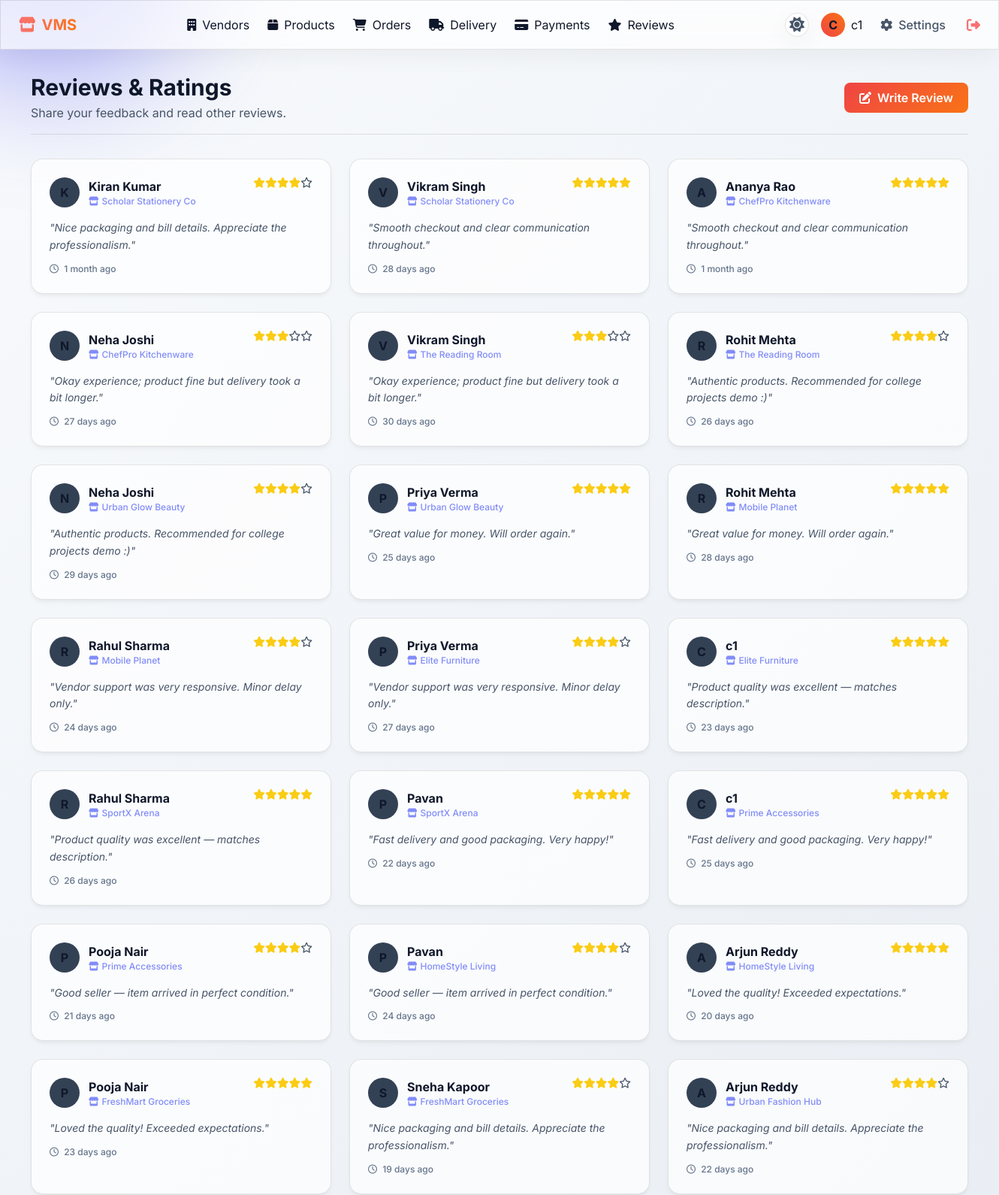
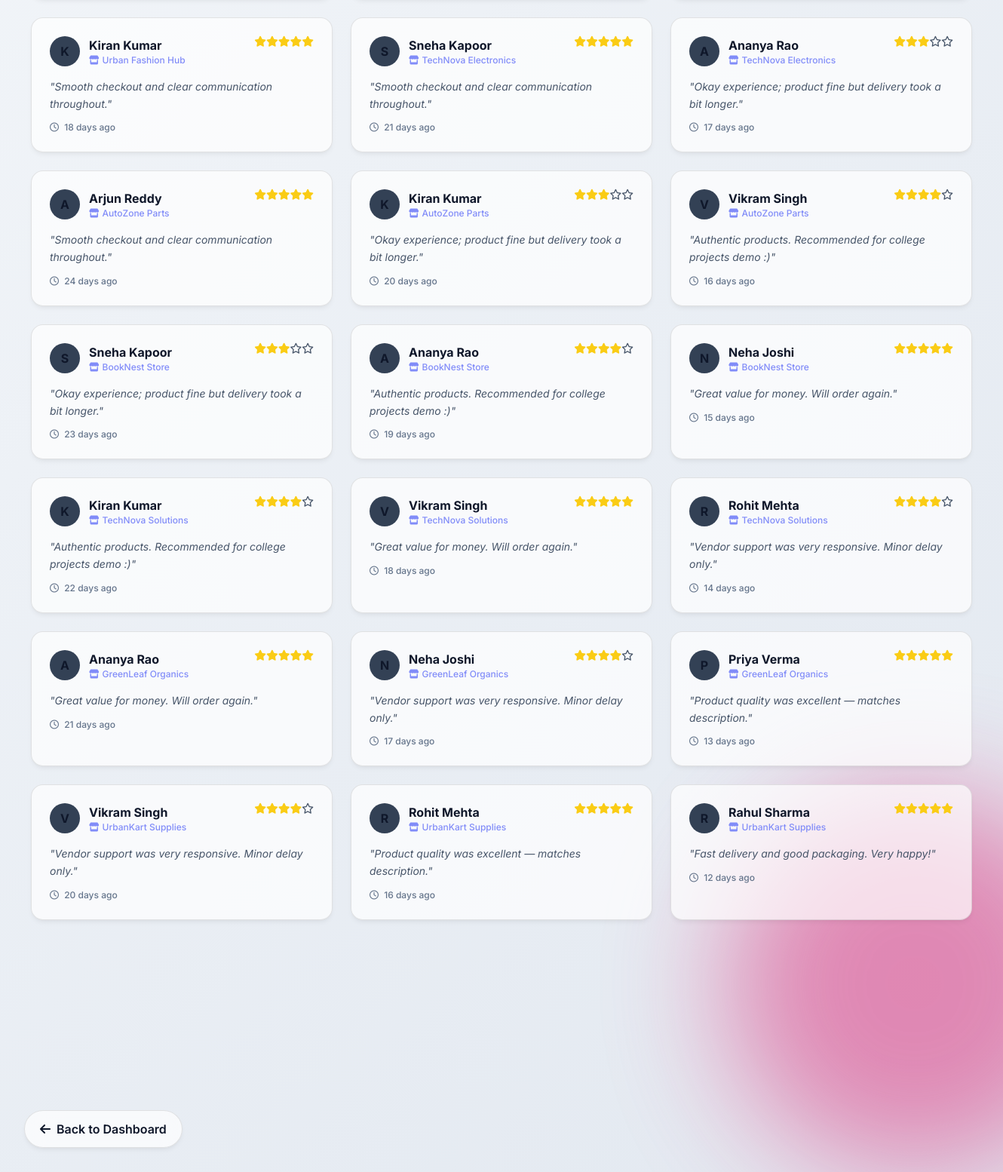
The page /reviews (signed in) on the database its author committed (2 pictures, top to bottom).
### tables this page shows
CREATE TABLE reviews(
    id INTEGER PRIMARY KEY AUTOINCREMENT,
    vendor TEXT,
    rating TEXT,
    comment TEXT,
    customer TEXT,
    created_at DATETIME DEFAULT CURRENT_TIMESTAMP
);

### app.py (the view, shortened to what this page needs)
@app.route('/reviews', methods=['GET', 'POST'])
def reviews():
    if 'user' not in session:
        return redirect('/login')
    conn = get_db()
    role = session['role']
    if role == "customer":
        connected_vendors = conn.execute(
            """
            SELECT vendor
            FROM connections
            WHERE customer=?
            ORDER BY id DESC
            """,
            (session['user'],)
        ).fetchall()
        reviews = conn.execute(
            "SELECT * FROM reviews ORDER BY id DESC"
        ).fetchall()
        return render_template(
            'reviews.html',
            reviews=reviews,
            vendors=connected_vendors
        )

### app.py (called while the page is built)
def get_db():
    conn = sqlite3.connect("vendor.db")
    conn.row_factory = sqlite3.Row
    return conn

@app.template_filter('time_ago')
def time_ago(dt_str):
    if not dt_str:
        return ""
    try:
        dt = datetime.strptime(dt_str, '%Y-%m-%d %H:%M:%S')
    except:
        return dt_str
    now = datetime.now()
    diff = now - dt
    if diff.days > 365:
        return f"{diff.days // 365} year{'s' if diff.days // 365 > 1 else ''} ago"
    elif diff.days > 30:
        return f"{diff.days // 30} month{'s' if diff.days // 30 > 1 else ''} ago"
    elif diff.days > 0:
        return f"{diff.days} day{'s' if diff.days > 1 else ''} ago"
    elif diff.seconds > 3600:
        return f"{diff.seconds // 3600} hour{'s' if diff.seconds // 3600 > 1 else ''} ago"
    elif diff.seconds > 60:
        return f"{diff.seconds // 60} minute{'s' if diff.seconds // 60 > 1 else ''} ago"
    else:
        return "Just now"

### templates/reviews.html (shortened to what this page needs)
{% extends "base.html" %}
{% block content %}
<div class="fade-in">
    <div class="flex justify-between items-center mb-8 border-b border-glass pb-4">
        <div>
            <h1 class="text-3xl font-bold text-main">Reviews & Ratings</h1>
            <p class="text-muted mt-1">{% if session['role'] == 'vendor' %}See what your customers are saying.{% else %}Share your feedback and read other reviews.{% endif %}</p>
        </div>
        {% if session['role'] == 'customer' %}
        <button onclick="document.getElementById('add-review-modal').classList.remove('hidden')" class="btn-glow px-5 py-2 rounded-lg flex items-center gap-2">
            <i class="fa-solid fa-pen-to-square"></i> Write Review
        </button>
        {% endif %}
    </div>
    {% if reviews %}
    <div class="grid grid-cols-1 md:grid-cols-2 lg:grid-cols-3 gap-6">
        {% for r in reviews %}
        <div class="glass-card p-6 relative overflow-hidden group">
            <div class="relative z-10 flex justify-between items-start mb-4">
                <div class="flex items-center gap-3">
                    <div class="w-10 h-10 rounded-full bg-slate-700 flex items-center justify-center font-bold text-main">
                        {{ r['customer'][0]|upper }}
                    </div>
                    <div>
                        <div class="font-bold text-main">{{ r['customer'] }}</div>
                        {% if session['role'] == 'customer' %}
                            <div class="text-xs text-indigo-400 font-medium"><i class="fa-solid fa-store mr-1"></i>{{ r['vendor'] }}</div>
                        {% endif %}
                    </div>
                </div>
                <div class="flex text-sm">
                    {% set rating = r['rating']|int %}
                    {% for i in range(5) %}
                        {% if i < rating %}
                            <i class="fa-solid fa-star text-yellow-400"></i>
                        {% else %}
                            <i class="fa-regular fa-star text-muted"></i>
                        {% endif %}
                    {% endfor %}
                </div>
            </div>
            <p class="relative z-10 text-muted italic leading-relaxed text-sm mt-2">
                "{{ r['comment'] }}"
            </p>
            <div class="relative z-10 mt-3 text-xs font-medium text-slate-500">
                <i class="fa-regular fa-clock mr-1"></i> {{ r['created_at']|time_ago }}
            </div>
        </div>
        {% endfor %}
    </div>
    {% endif %}
</div>
{% endblock %}

### static/css/style.css (style rules this page uses)
:root { --bg-gradient-1: #0f172a; --bg-gradient-2: #1e1b4b; --accent-glow: rgba(239, 68, 68, 0.4); --accent-btn: linear-gradient(135deg, #ef4444, #f97316); --accent-btn-hover: linear-gradient(135deg, #dc2626, #ea580c); --glass-bg: rgba(255, 255, 255, 0.05); --glass-border: rgba(255, 255, 255, 0.1); --glass-border-hover: rgba(255, 255, 255, 0.2); --text-primary: #f8fafc; --text-secondary: #94a3b8; --input-bg: rgba(255, 255, 255, 0.03); --input-focus: rgba(255, 255, 255, 0.08); --panel-shadow: 0 8px 32px 0 rgba(0, 0, 0, 0.3); --card-shadow: 0 4px 6px -1px rgba(0, 0, 0, 0.1), 0 2px 4px -1px rgba(0, 0, 0, 0.06); --card-shadow-hover: 0 10px 15px -3px rgba(0, 0, 0, 0.2), 0 0 20px var(--accent-glow); --status-pending-bg: rgba(249, 115, 22, 0.2); --status-pending-text: #fdba74; --status-pending-border: rgba(249, 115, 22, 0.3); --status-accepted-bg: rgba(59, 130, 246, 0.2); --status-accepted-text: #93c5fd; --status-accepted-border: rgba(59, 130, 246, 0.3); --status-processing-bg: rgba(168, 85, 247, 0.2); --status-processing-text: #d8b4fe; --status-processing-border: rgba(168, 85, 247, 0.3); --status-shipped-bg: rgba(99, 102, 241, 0.2); --status-shipped-text: #a5b4fc; --status-shipped-border: rgba(99, 102, 241, 0.3); --status-out-bg: rgba(6, 182, 212, 0.2); --status-out-text: #67e8f9; --status-out-border: rgba(6, 182, 212, 0.3); --status-delivered-bg: rgba(34, 197, 94, 0.2); --status-delivered-text: #86efac; --status-delivered-border: rgba(34, 197, 94, 0.3); --status-cancel-bg: rgba(239, 68, 68, 0.2); --status-cancel-text: #fca5a5; --status-cancel-border: rgba(239, 68, 68, 0.3); }
[data-theme="light"] { --bg-gradient-1: #f8fafc; --bg-gradient-2: #e2e8f0; --accent-glow: rgba(239, 68, 68, 0.2); --glass-bg: rgba(255, 255, 255, 0.7); --glass-border: rgba(0, 0, 0, 0.1); --glass-border-hover: rgba(0, 0, 0, 0.2); --text-primary: #0f172a; --text-secondary: #475569; --input-bg: rgba(255, 255, 255, 0.9); --input-focus: #ffffff; --panel-shadow: 0 8px 32px 0 rgba(0, 0, 0, 0.05); --card-shadow: 0 4px 6px -1px rgba(0, 0, 0, 0.05), 0 2px 4px -1px rgba(0, 0, 0, 0.03); --card-shadow-hover: 0 10px 15px -3px rgba(0, 0, 0, 0.1), 0 0 20px var(--accent-glow); --status-pending-bg: #fff7ed; --status-pending-text: #c2410c; --status-accepted-bg: #eff6ff; --status-accepted-text: #1d4ed8; --status-processing-bg: #faf5ff; --status-processing-text: #7e22ce; --status-shipped-bg: #eef2ff; --status-shipped-text: #4338ca; --status-out-bg: #ecfeff; --status-out-text: #0e7490; --status-delivered-bg: #f0fdf4; --status-delivered-text: #15803d; --status-cancel-bg: #fef2f2; --status-cancel-text: #b91c1c; }
html { scroll-behavior: smooth; }
body { background: linear-gradient(135deg, var(--bg-gradient-1), var(--bg-gradient-2)); background-attachment: fixed; color: var(--text-primary); font-family: 'Inter', sans-serif; min-height: 100vh; overflow-x: hidden; transition: background 0.3s ease, color 0.3s ease; }
.glass-card { background: var(--glass-bg); backdrop-filter: blur(12px); -webkit-backdrop-filter: blur(12px); border: 1px solid var(--glass-border); border-radius: 1rem; box-shadow: var(--card-shadow); transition: all 0.3s ease; }
.btn-glow { background: var(--accent-btn); color: white !important; border: none; transition: all 0.3s ease; font-weight: 600; }
.fade-in { animation: fadeIn 0.8s ease-out forwards; opacity: 0; }
.text-main { color: var(--text-primary); }
.text-muted { color: var(--text-secondary); }
.border-glass { border-color: var(--glass-border); }
body { transition: background-color 0.3s ease, color 0.3s ease; }
* { transition: background-color 0.2s ease, color 0.2s ease, border-color 0.2s ease; }
.glass-card { transition: all 0.3s cubic-bezier(0.25, 0.46, 0.45, 0.94); }

### rows shown on the page
reviews: customer "K", customer "Kiran Kumar", vendor "Scholar Stationery Co", comment "Nice packaging and bill details. Appreciate the professionalism.", created_at "1 month ago"
reviews: customer "V", customer "Vikram Singh", vendor "Scholar Stationery Co", comment "Smooth checkout and clear communication throughout.", created_at "28 days ago"
reviews: customer "A", customer "Ananya Rao", vendor "ChefPro Kitchenware", comment "Smooth checkout and clear communication throughout.", created_at "1 month ago"
reviews: customer "N", customer "Neha Joshi", vendor "ChefPro Kitchenware", comment "Okay experience; product fine but delivery took a bit longer.", created_at "27 days ago"
reviews: customer "V", customer "Vikram Singh", vendor "The Reading Room", comment "Okay experience; product fine but delivery took a bit longer.", created_at "30 days ago"
reviews: customer "R", customer "Rohit Mehta", vendor "The Reading Room", comment "Authentic products. Recommended for college projects demo :)", created_at "26 days ago"
reviews: customer "N", customer "Neha Joshi", vendor "Urban Glow Beauty", comment "Authentic products. Recommended for college projects demo :)", created_at "29 days ago"
reviews: customer "P", customer "Priya Verma", vendor "Urban Glow Beauty", comment "Great value for money. Will order again.", created_at "25 days ago"
reviews: customer "R", customer "Rohit Mehta", vendor "Mobile Planet", comment "Great value for money. Will order again.", created_at "28 days ago"
reviews: customer "R", customer "Rahul Sharma", vendor "Mobile Planet", comment "Vendor support was very responsive. Minor delay only.", created_at "24 days ago"
reviews: customer "P", customer "Priya Verma", vendor "Elite Furniture", comment "Vendor support was very responsive. Minor delay only.", created_at "27 days ago"
reviews: customer "C", customer "c1", vendor "Elite Furniture", comment "Product quality was excellent — matches description.", created_at "23 days ago"
reviews: customer "R", customer "Rahul Sharma", vendor "SportX Arena", comment "Product quality was excellent — matches description.", created_at "26 days ago"
reviews: customer "P", customer "Pavan", vendor "SportX Arena", comment "Fast delivery and good packaging. Very happy!", created_at "22 days ago"
reviews: customer "C", customer "c1", vendor "Prime Accessories", comment "Fast delivery and good packaging. Very happy!", created_at "25 days ago"
reviews: customer "P", customer "Pooja Nair", vendor "Prime Accessories", comment "Good seller — item arrived in perfect condition.", created_at "21 days ago"
reviews: customer "P", customer "Pavan", vendor "HomeStyle Living", comment "Good seller — item arrived in perfect condition.", created_at "24 days ago"
reviews: customer "A", customer "Arjun Reddy", vendor "HomeStyle Living", comment "Loved the quality! Exceeded expectations.", created_at "20 days ago"
reviews: customer "P", customer "Pooja Nair", vendor "FreshMart Groceries", comment "Loved the quality! Exceeded expectations.", created_at "23 days ago"
reviews: customer "S", customer "Sneha Kapoor", vendor "FreshMart Groceries", comment "Nice packaging and bill details. Appreciate the professionalism.", created_at "19 days ago"
reviews: customer "A", customer "Arjun Reddy", vendor "Urban Fashion Hub", comment "Nice packaging and bill details. Appreciate the professionalism.", created_at "22 days ago"
reviews: customer "K", customer "Kiran Kumar", vendor "Urban Fashion Hub", comment "Smooth checkout and clear communication throughout.", created_at "18 days ago"
reviews: customer "S", customer "Sneha Kapoor", vendor "TechNova Electronics", comment "Smooth checkout and clear communication throughout.", created_at "21 days ago"
reviews: customer "A", customer "Ananya Rao", vendor "TechNova Electronics", comment "Okay experience; product fine but delivery took a bit longer.", created_at "17 days ago"
reviews: customer "A", customer "Arjun Reddy", vendor "AutoZone Parts", comment "Smooth checkout and clear communication throughout.", created_at "24 days ago"
reviews: customer "K", customer "Kiran Kumar", vendor "AutoZone Parts", comment "Okay experience; product fine but delivery took a bit longer.", created_at "20 days ago"
reviews: customer "V", customer "Vikram Singh", vendor "AutoZone Parts", comment "Authentic products. Recommended for college projects demo :)", created_at "16 days ago"
reviews: customer "S", customer "Sneha Kapoor", vendor "BookNest Store", comment "Okay experience; product fine but delivery took a bit longer.", created_at "23 days ago"
reviews: customer "A", customer "Ananya Rao", vendor "BookNest Store", comment "Authentic products. Recommended for college projects demo :)", created_at "19 days ago"
reviews: customer "N", customer "Neha Joshi", vendor "BookNest Store", comment "Great value for money. Will order again.", created_at "15 days ago"
reviews: customer "K", customer "Kiran Kumar", vendor "TechNova Solutions", comment "Authentic products. Recommended for college projects demo :)", created_at "22 days ago"
reviews: customer "V", customer "Vikram Singh", vendor "TechNova Solutions", comment "Great value for money. Will order again.", created_at "18 days ago"
reviews: customer "R", customer "Rohit Mehta", vendor "TechNova Solutions", comment "Vendor support was very responsive. Minor delay only.", created_at "14 days ago"
reviews: customer "A", customer "Ananya Rao", vendor "GreenLeaf Organics", comment "Great value for money. Will order again.", created_at "21 days ago"
reviews: customer "N", customer "Neha Joshi", vendor "GreenLeaf Organics", comment "Vendor support was very responsive. Minor delay only.", created_at "17 days ago"
reviews: customer "P", customer "Priya Verma", vendor "GreenLeaf Organics", comment "Product quality was excellent — matches description.", created_at "13 days ago"
reviews: customer "V", customer "Vikram Singh", vendor "UrbanKart Supplies", comment "Vendor support was very responsive. Minor delay only.", created_at "20 days ago"
reviews: customer "R", customer "Rohit Mehta", vendor "UrbanKart Supplies", comment "Product quality was excellent — matches description.", created_at "16 days ago"
reviews: customer "R", customer "Rahul Sharma", vendor "UrbanKart Supplies", comment "Fast delivery and good packaging. Very happy!", created_at "12 days ago"

### other values the page prints
{{ session['user'][0]|upper }} "C"
{{ session['user'] }} "c1"
